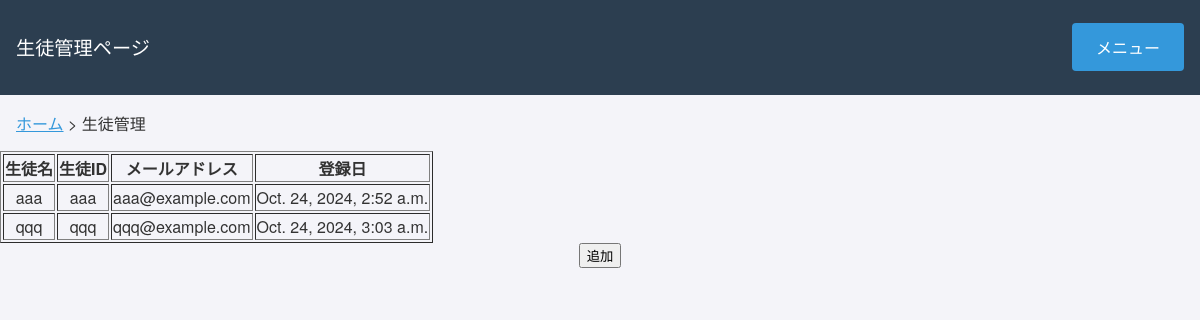
Page /app/students/ on the earlier database version.
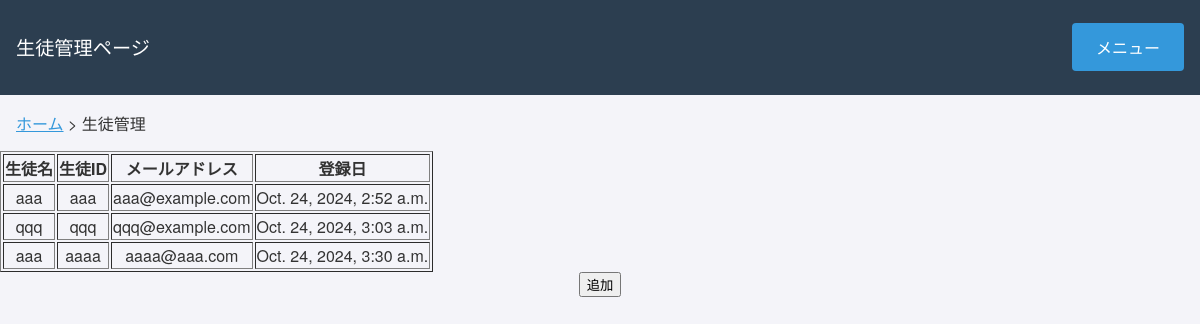
Same page on the later database version.
### app/models.py (models this page shows, shortened)
class Student(models.Model):
    name = models.CharField(max_length=100)
    student_id = models.CharField(max_length=10, unique=True)
    email = models.EmailField(unique=True)
    password = models.CharField(max_length=128)  # パスワード用のフィールド
    registration_date = models.DateTimeField(auto_now_add=True)

### app/views.py (the view)
# urls.py: path('students/', views.student_list, name='students'),  # Servicesページ
def student_list(request):
    students = Student.objects.all()
    return render(request, 'app/students.html', {'students': students})

### app/templates/app/students.html (shortened to what this page needs)
<!DOCTYPE html>
<html lang="ja">
<head>
    {% load static %}
    <link rel="stylesheet" type="text/css" href="{% static 'styles.css' %}">
</head>
<body>
    <div class="navbar">
        <p class="welcome-message"><big>生徒管理ページ</big></p>
        <div class="dropdown">
            <button>メニュー</button>
        </div>
    </div>
    <div class="breadcrumb" style="text-align: left; margin-left: 1rem; margin-top: 1rem; font-size: 1rem;">
        <a href="{% url 'home' %}" style="text-decoration: underline;">ホーム</a> > 生徒管理
    </div>
    <table border="1">
        <thead>
            <tr>
                <th>生徒名</th>
                <th>生徒ID</th>
                <th>メールアドレス</th>
                <th>登録日</th>
            </tr>
        </thead>
        <tbody>
            {% for student in students %}
            <tr>
                <td>{{ student.name }}</td>
                <td>{{ student.student_id }}</td>
                <td>{{ student.email }}</td>
                <td>{{ student.registration_date }}</td>
            </tr>
            {% empty %}
            <tr>
                <td colspan="4">登録されている生徒はいません。</td>
            </tr>
            {% endfor %}
        </tbody>
    </table>
</body>
<input type="button" onclick="location.href='add_student/'" value="追加">
</html>

Differences in the rows shown:
added Student: name "aaa", student_id "aaaa", email "aaaa@aaa.com", registration_date "Oct. 24, 2024, 3:30 a.m."
